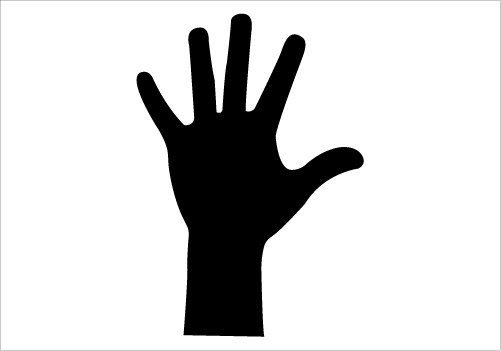
#> input picture python/assets/images/hand.jpg, 501 x 351 px
$ python orientation.py
#> lines starting #> are read from the running program, lines starting #| are printed output that depends on the picture; after the words box and inside, x2 and y2 are one past the last pixel; in counts of white or black regions, pixels touching at a corner belong together
import cv2
import math as m
import numpy as np

"""
    This function read an image
"""
def readi(path, typer = "color"):
#> called with path = '../assets/images/hand.jpg', typer = 'color'
    if typer == "color":
        return cv2.imread(path, 1)
#> returned value is the input picture: shape (351, 501, 3); mean B, G, R 210.5, 210.5, 210.5
    elif typer == "gray":
        return cv2.imread(path, 0)


"""
    Show image for a certain time
    time -> miliseconds
    0 is an execption
"""
def time_show_image(time = 0):
    #0 means, show the image indefenetely until any keypress
    #25 means, show the image for 25 miliseconds
    if time == 0:
        print("\n\tPlease, press any key for finish the program")
    cv2.waitKey(time)

"""
    Close windows and de-allocate memory asociated with it.
"""
def close_windows():
    cv2.destroyAllWindows()


"""
    Rotate an image
"""

def rotate(img, angle):
#> called with angle = 152
    rows,cols = img.shape[0], img.shape[1]
#> rows = 351; cols = 501
    M = cv2.getRotationMatrix2D((cols/2,rows/2),angle,1)
    dst = cv2.warpAffine(img,M,(cols,rows))
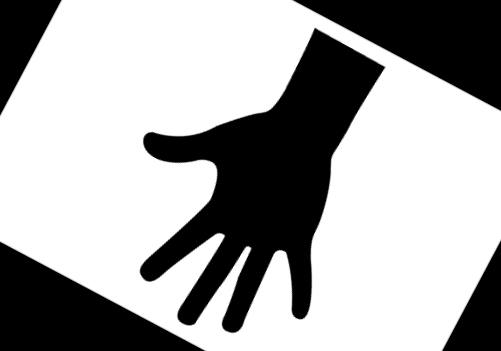
#> dst: shape (351, 501, 3); min 0, max 255, mean 168
    return dst

"""
    Get covariance matrix
"""
def get_covariance(matrix):
    new = []
    for a in matrix:
        new.append(a[0])
    arr = np.array(new)

    #Need process for get the correct format of the matrix

    #print(np.cov(arr.transpose()))
    return np.cov(arr.transpose())


"""
    Find Eigen vectores and Eigen values
"""
def find_eigen(matrix):
    eigen_valor, eigen_vect = np.linalg.eig(matrix)
    return eigen_valor, eigen_vect


def nothing(x):
    pass


if __name__ == "__main__":
    #Read the image

    angle_r = 152
    img_real = readi("../assets/images/hand.jpg", "color")
    img_real2 = readi("../assets/images/hand.jpg", "color")
    img = readi("../assets/images/hand.jpg", "gray")
    img_c  = readi("../assets/images/hand.jpg", "gray")
    FIRST = True


    img_real = rotate(img_real2, angle_r)
    img = rotate(img_c, angle_r)
    _, thr= cv2.threshold(img,127,255,cv2.THRESH_BINARY)
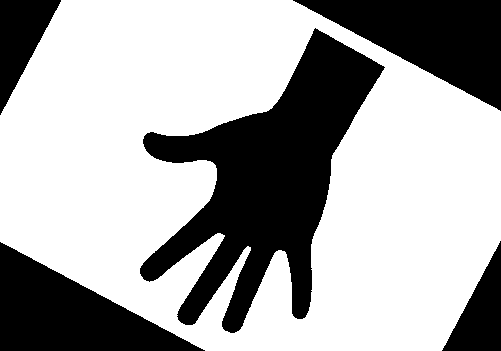
#> thr: shape (351, 501); 65.9% white; 5 black regions
    contours, hierarchy = cv2.findContours(thr, cv2.RETR_TREE, cv2.CHAIN_APPROX_SIMPLE)
#> contours = 2 contours; box (x1, y1, x2, y2) and area: (0, 0, 501, 351) 145542, (139, 27, 386, 334) 30989

    cv2.drawContours(img_real, contours, 1, (0,255,0), 3)

    countour_hand = contours[1]
#> countour_hand = contour of 738 points, box (x1, y1, x2, y2) (139, 27, 386, 334), area 30989
    cov = get_covariance(countour_hand)
#> the loop in get_covariance, `for a in matrix:` made 738 passes
#> a on passes 1 to 3: [[315, 27]], [[316, 28]], [[317, 28]]
#> after the loop in get_covariance, `for a in matrix:`: new = 738 pairs, first value 139 to 385, second value 27 to 333
#> in get_covariance, `arr = np.array(new)`: arr has the same summary as new
#> cov = [[4172.7, -3289.1], [-3289.1, 8914.9]]

    M = cv2.moments(countour_hand)
#> M = moments, m00 30989, centre m10/m00, m01/m00 = (266.6, 180.6)

    cx = int(M['m10']/M['m00'])
#> cx = 266
    cy = int(M['m01']/M['m00'])
#> cy = 180

    center  = (cx, cy)
#> center = (266, 180)
    radius = 2

    cv2.circle(img_real,center,radius,(0,255,0),2)
#> img_real: shape (351, 501, 3); mean B, G, R 162.5, 171.6, 162.5
    font = cv2.FONT_HERSHEY_SIMPLEX


    eigen_values, eigen_vect = find_eigen(cov)
#> in find_eigen, `eigen_valor, eigen_vect = np.linalg.eig(matrix)`: eigen_valor = [2489.1, 10598.5]; eigen_vect = [[-0.89, 0.456], [-0.456, -0.89]]
#> eigen_values = [2489.1, 10598.5]; eigen_vect = [[-0.89, 0.456], [-0.456, -0.89]]

    x_1 = int(cx + 0.02* float(eigen_vect[0][0] * eigen_values[0]))
#> x_1 = 221
    y_1 = int(cy + 0.02*float(eigen_vect[0][1] * eigen_values[0]))
#> y_1 = 202
    x_2 = int(cx + 0.02*float(eigen_vect[1][0] * eigen_values[1]))
#> x_2 = 169
    y_2 = int(cy + 0.02*float(eigen_vect[1][1] * eigen_values[1]))
#> y_2 = -8


    cv2.line(img_real, center, (x_2, y_2), (255,0,0))
    cv2.line(img_real, center, (x_1, y_1), (255,0,0))
#> img_real: shape (351, 501, 3); mean B, G, R 162.6, 171.4, 162.3


    angle = m.atan2(y_2,x_2)
#> angle = -0.0473
    angle2 = "%.2f theta" % angle
#> angle2 = '-0.05 theta'
    cv2.putText(img_real,angle2, center, font,1, (0,0,255), 2)
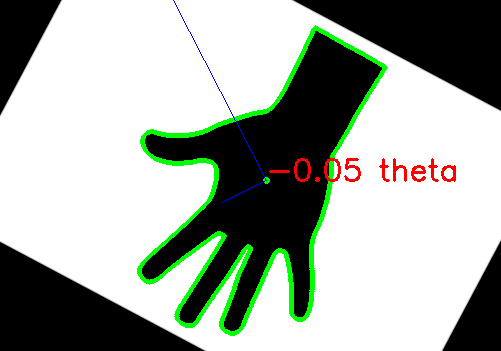
#> img_real: shape (351, 501, 3); mean B, G, R 161.4, 170.1, 162.8


    cv2.imshow("Direction image", img_real)


    time_show_image()
    close_windows()
